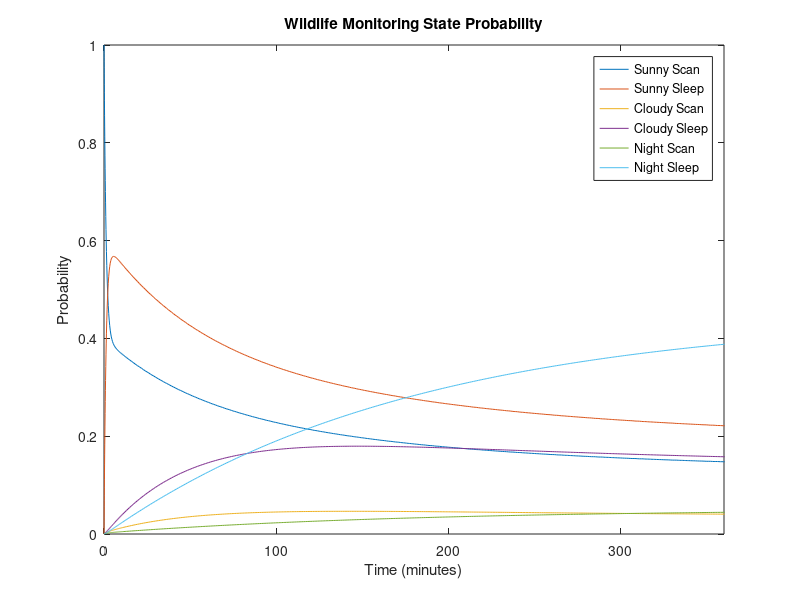
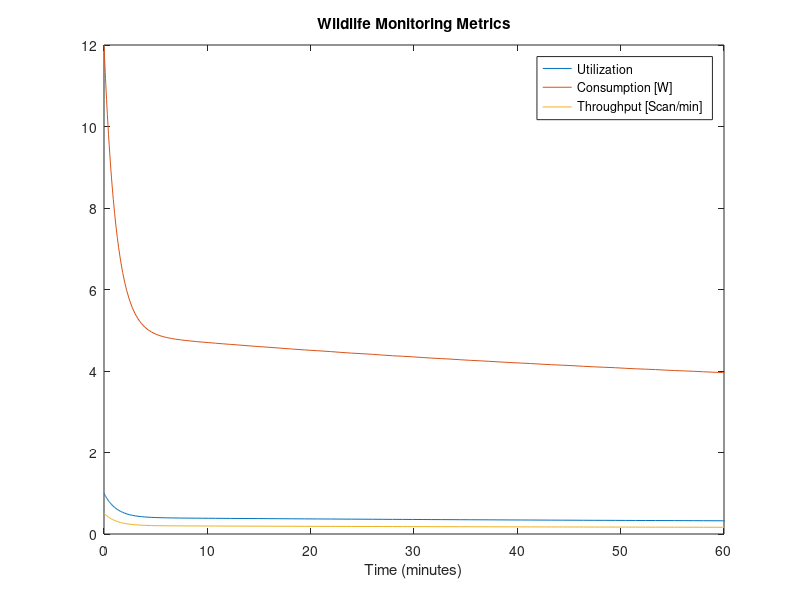

Reproduce these figures in MATLAB, in order.
clc;
close all;
clear all;

% Note: Consider all times in minutes
avg_scan = 2;
avg_night_sleep = 18;
avg_sunny_sleep = 3;
avg_cloudy_sleep = 8;
avg_day = 12 * 60;
avg_night = 12 * 60;
avg_cloudy = 3 * 60;
avg_sunny = 6 * 60;

rate_scan = 1 / avg_scan;
rate_night_sleep = 1 / avg_night_sleep;
rate_sunny_sleep = 1 / avg_sunny_sleep;
rate_cloudy_sleep = 1 / avg_cloudy_sleep;
rate_cloudy = 1/avg_cloudy;
rate_sunny = 1/avg_sunny;
rate_day = 1/avg_day;

% Correct Utilization
% Probabilities

P_day = avg_day / (avg_day + avg_night);

P_sunny = avg_sunny / (avg_sunny + avg_cloudy);
P_sunny_scan = avg_scan / (avg_scan + avg_sunny_sleep);
P_sunny_sleep = 1 - P_sunny_scan;

P_cloudy = avg_cloudy / (avg_sunny + avg_cloudy);
P_cloudy_scan = avg_scan / (avg_scan + avg_cloudy_sleep);
P_cloudy_sleep = 1 - P_cloudy_scan;

P_night = avg_night / (avg_night + avg_day);
P_night_scan = avg_scan / (avg_scan + avg_night_sleep);
P_night_sleep = 1 - P_night_scan;

fprintf("======== Correct Results Not Using ode45 ========\n");
U = P_day * (P_sunny * P_sunny_scan + P_cloudy * P_cloudy_scan) + P_night * P_night_scan;
Consumption = U * 12 + (1-U) * 0.1;
fprintf(1, "Utilization: %g\n", U);
fprintf(1, "Consumption: %g [W]\n", Consumption);

% Solution using CTMC and ode45
fprintf("================= Solution using CTMC and ode45 ================\n");

p0 = [1 0 0 0 0 0]; % Sunny Scan, Sunny Sleep, Cloudy Scan, Cloudy Sleep, Night Scan, Night Sleep

Q = [-1/2-2/720-2/360, 1/2, 1/360, 1/360, 1/720, 1/720;
    1/3, -1/3-2/360-2/720, 1/360, 1/360, 1/720, 1/720;
    1/180, 1/180, -1/2-2/720-2/180, 1/2, 1/720, 1/720;
    1/180, 1/180, 1/8, -2/180-1/8-2/720, 1/720, 1/720;
    1/720, 0, 1/720, 0, -2/720-1/2, 1/2;
    0, 1/720, 0, 1/720, 1/18, -2/720-1/18;
    ];

tspan = [0 1440]; % Time span in minutes (24 hours)
[t, Sol] = ode45(@(t, x) Q'*x, tspan, p0);

figure('Name','Wildlife Monitoring', 'NumberTitle', 'off');
plot(t, Sol);
xlim([0 360]);
title('Wildlife Monitoring State Probability');
xlabel('Time (minutes)');
ylabel('Probability');
legend('Sunny Scan', 'Sunny Sleep', 'Cloudy Scan', 'Cloudy Sleep', 'Night Scan', 'Night Sleep');

% Utilization
alpha_utilization = [1 0 1 0 1 0];
utilization_scan = Sol(end, :) * alpha_utilization';
U1 = Sol(:,:) * alpha_utilization';

figure('Name','Wildlife Monitoring', 'NumberTitle', 'off');
plot(t, U1);
hold on;

% Power Consumption
alpha_consumption = [12 0.1 12 0.1 12 0.1];
power_consumption = Sol(end, :) * alpha_consumption';
PC1 = Sol(:,:) * alpha_consumption';

plot(t, PC1);
hold on;

% Throughput
X = [0 1 1 1 1 1;
     0 0 0 0 0 0;
     1 1 0 1 1 1;
     0 0 0 0 0 0;
     1 1 1 1 0 1;
     0 0 0 0 0 0];

throughput = sum((Q .* X)') * Sol(end,:)';
X1 = sum((Q .* X)') * Sol(:,:)';

plot(t, X1);
legend("Utilization", "Consumption [W]", "Throughput [Scan/min]");
xlim([0 60]);
xlabel('Time (minutes)');
title('Wildlife Monitoring Metrics');
hold on;

fprintf(1, "Utilization: %g\n", utilization_scan);
fprintf(1, "Average Power Consumption: %g [W]\n", power_consumption);
fprintf(1, "Throughput: %g [Scans/day]\n", throughput * 24 * 60); % convert from Scan/min to Scan/day
fprintf(1, "P_day: %g\n", Sol(end,1)+Sol(end,2)+Sol(end,3)+Sol(end,4))
fprintf(1, "P_night: %g\n", Sol(end,5)+Sol(end,6))